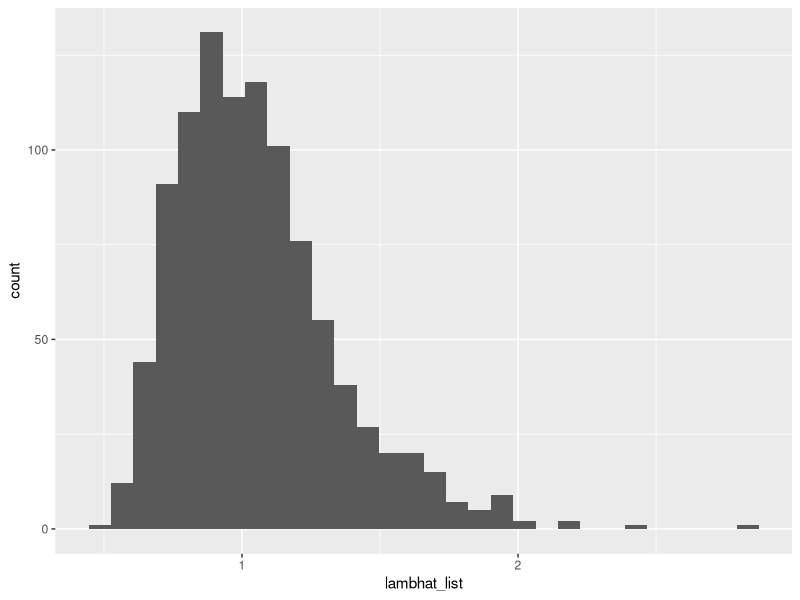

The R source for this figure:
## ---- chunk 1
knitr::opts_chunk$set(echo = TRUE)
## ---- chunk 2
lambhat_list = 1:1000
for (i in 1:1000){
  X = rexp(15, 1)
  lamb_hat = 1/mean(X)
  lambhat_list[i] = lamb_hat
}
## ---- chunk 3
library(ggplot2)
mydata = data.frame(lambhat_list)
ggplot(mydata,aes(lambhat_list))+geom_histogram(bins = 30)
